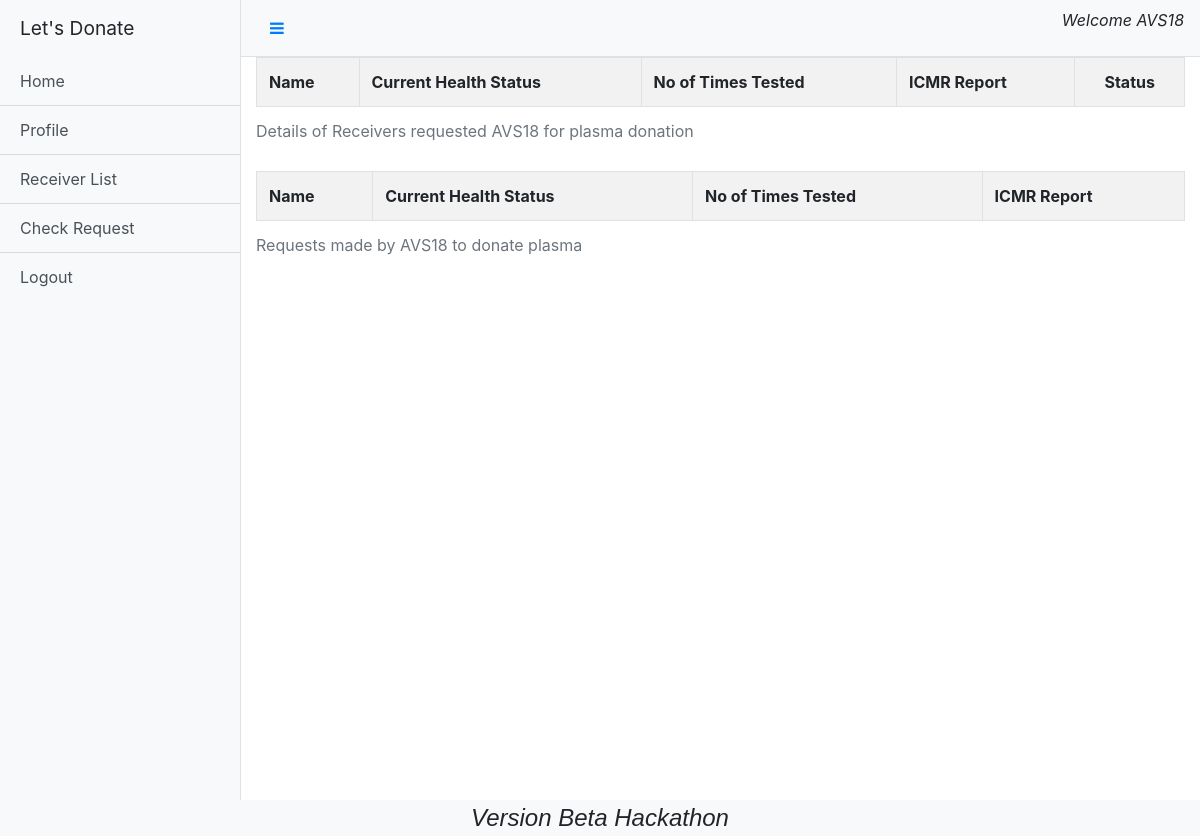
The app's page /displayContact (signed in), older data.
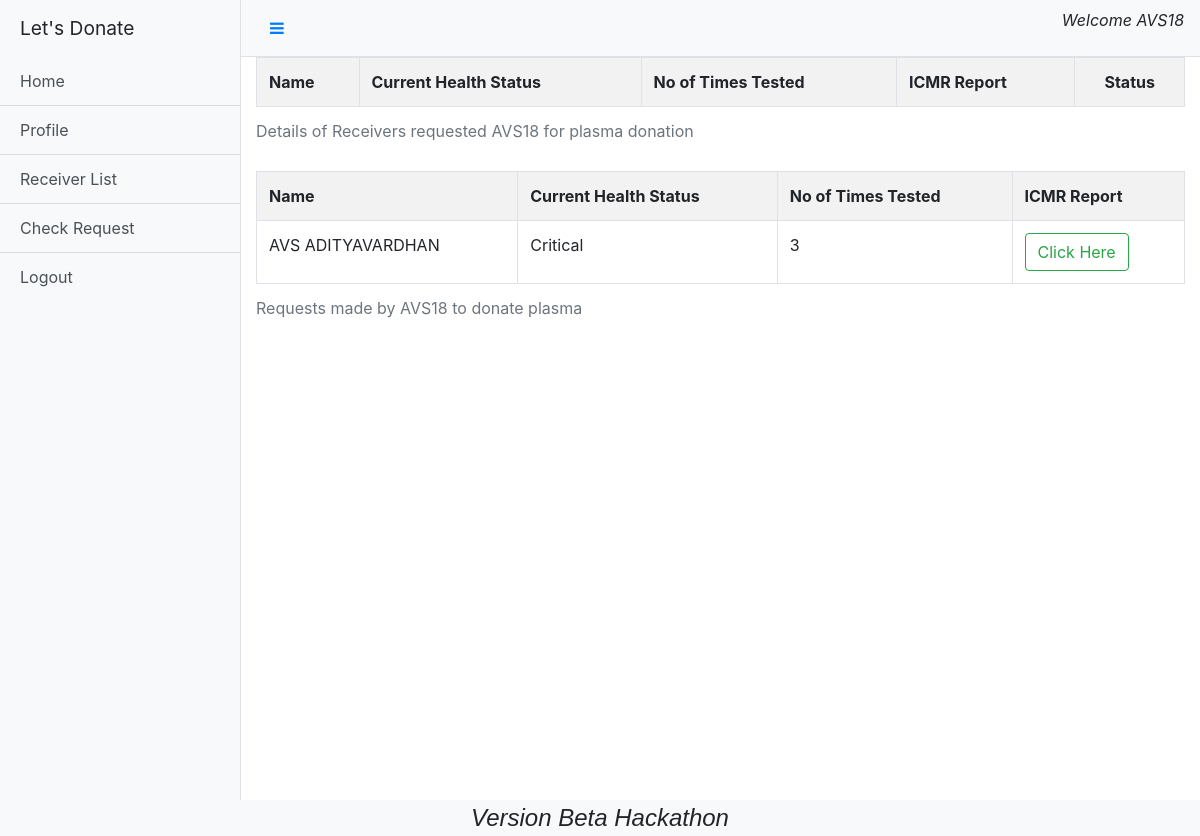
The same page, newer data.
### base/models.py (models this page shows)
class PlasmaContact(models.Model):
    requested_by = models.ForeignKey(Profile,on_delete=models.CASCADE, related_name="requested_by")
    requested_to = models.ForeignKey(Profile,on_delete=models.CASCADE, related_name="requested_to")
    status = models.CharField(max_length=10,choices=(('Accepted','Accepted'),('Pending','Pending'),('Rejected','Rejected')),default="Pending")

class Profile(models.Model):
    person = models.ForeignKey(User,on_delete=models.CASCADE)
    blood_group = models.CharField(max_length=5,choices=(('O+','O+'),('O-','O-'),('A+','A+'),('A-','A-'),('B+','B+'),('B-','B-'),('AB+','AB+'),('AB-','AB-')))
    positive_date = models.DateField()
    negative_date = models.DateField(blank=True,null=True)
    vaccinated = models.CharField(max_length=5,blank=True,null=True,choices=(("Yes","Yes"),("No","No")))
    current_health_status=models.CharField(max_length=10,blank=True,null=True,choices=(("Normal","Normal"),("Average","Average"),("Critical","Critical")))
    no_of_times_tested = models.IntegerField(default=1)
    reports = models.FileField(upload_to='docs/')
    hospital_name = models.CharField(max_length=200)

class User(AbstractUser):
    phone = models.BigIntegerField(null=True,blank=True)
    choices = (('Donor','Donor'),('Receiver','Receiver'))
    user_type = models.CharField(choices=choices,max_length=8,null=True,blank=True)
    verification_status = models.BooleanField(default=False)
    place = models.CharField(max_length=50,blank=True,null=True)

### base/views.py (the view)
# urls.py: path('displayContact',views.displayContact,name="displayContact"),
def displayContact(request):
    requests_obtained = PlasmaContact.objects.filter(requested_to__person=request.user)
    requests_made = PlasmaContact.objects.filter(requested_by__person=request.user)
    return render(request,'displayContact.html',{'requests_obtained':requests_obtained,'requests_made':requests_made})

### templates/displayContact.html (shortened to what this page needs)
{%extends "dashboard.html"%}
{%block content%}
{%if request.user.user_type == "Donor"%}
<table class="table table-striped table-bordered table-hover">
    <caption>Details of Receivers requested {{request.user.username}} for plasma donation</caption>
    <tr>
        <th>Name</th>
        <th>Current Health Status</th>
        <th>No of Times Tested</th>
        <th>ICMR Report</th>
        <th colspan="2" style="text-align: center;">Status</th>
    </tr>
</table>
<table class="table table-striped table-bordered table-hover">
    <caption>Requests made by {{request.user.username}} to donate plasma</caption>
    <tr>
        <th>Name</th>
        <th>Current Health Status</th>
        <th>No of Times Tested</th>
        <th>ICMR Report</th>
    </tr>
    {%for item in requests_made%}
    <tr>
        <td>{{item.requested_to.person.first_name}}</td>
        <td>{{item.requested_to.current_health_status}}</td>
        <td>{{item.requested_to.no_of_times_tested}}</td>
        <td><a href="{{item.requested_to.reports.url}}" target="_blank" class="btn btn-outline-success">Click Here</a></td>
    </tr>
    {%endfor%}
</table>
{%endif%}
{%endblock%}

Row changes from the older to the newer data that the page shows:
added PlasmaContact: requested_to.person.first_name "AVS ADITYAVARDHAN", requested_to.current_health_status "Critical", requested_to.no_of_times_tested "3"
